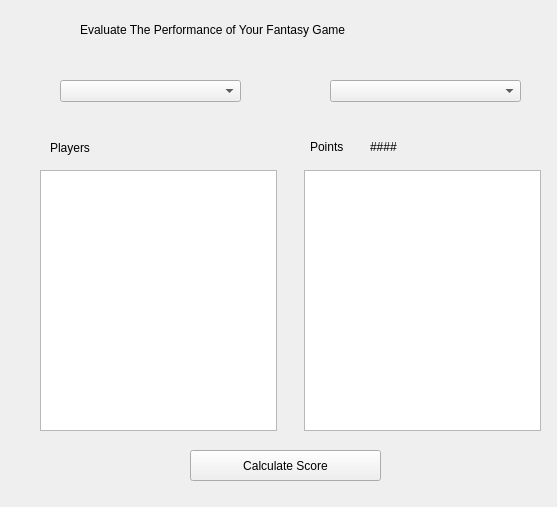
<?xml version="1.0" encoding="UTF-8"?>
<ui version="4.0">
 <class>Form</class>
 <widget class="QWidget" name="Form">
  <property name="geometry">
   <rect>
    <x>0</x>
    <y>0</y>
    <width>557</width>
    <height>507</height>
   </rect>
  </property>
  <property name="windowTitle">
   <string>Form</string>
  </property>
  <widget class="QLabel" name="label">
   <property name="geometry">
    <rect>
     <x>80</x>
     <y>20</y>
     <width>421</width>
     <height>20</height>
    </rect>
   </property>
   <property name="styleSheet">
    <string notr="true">font: 14pt &quot;MS Shell Dlg 2&quot;;</string>
   </property>
   <property name="text">
    <string>Evaluate The Performance of Your Fantasy Game</string>
   </property>
  </widget>
  <widget class="QComboBox" name="c1">
   <property name="geometry">
    <rect>
     <x>60</x>
     <y>80</y>
     <width>181</width>
     <height>22</height>
    </rect>
   </property>
  </widget>
  <widget class="QComboBox" name="c2">
   <property name="geometry">
    <rect>
     <x>330</x>
     <y>80</y>
     <width>191</width>
     <height>22</height>
    </rect>
   </property>
  </widget>
  <widget class="QWidget" name="horizontalLayoutWidget">
   <property name="geometry">
    <rect>
     <x>40</x>
     <y>170</y>
     <width>501</width>
     <height>261</height>
    </rect>
   </property>
   <layout class="QHBoxLayout" name="horizontalLayout_2">
    <item>
     <widget class="QListWidget" name="l1"/>
    </item>
    <item>
     <spacer name="horizontalSpacer">
      <property name="orientation">
       <enum>Qt::Horizontal</enum>
      </property>
      <property name="sizeHint" stdset="0">
       <size>
        <width>40</width>
        <height>20</height>
       </size>
      </property>
     </spacer>
    </item>
    <item>
     <widget class="QListWidget" name="l2"/>
    </item>
   </layout>
  </widget>
  <widget class="QLabel" name="label_2">
   <property name="geometry">
    <rect>
     <x>50</x>
     <y>140</y>
     <width>61</width>
     <height>16</height>
    </rect>
   </property>
   <property name="styleSheet">
    <string notr="true">font: 12pt &quot;MS Shell Dlg 2&quot;;</string>
   </property>
   <property name="text">
    <string>Players</string>
   </property>
  </widget>
  <widget class="QLabel" name="label_3">
   <property name="geometry">
    <rect>
     <x>310</x>
     <y>140</y>
     <width>47</width>
     <height>13</height>
    </rect>
   </property>
   <property name="styleSheet">
    <string notr="true">font: 12pt &quot;MS Shell Dlg 2&quot;;</string>
   </property>
   <property name="text">
    <string>Points</string>
   </property>
  </widget>
  <widget class="QLabel" name="points">
   <property name="geometry">
    <rect>
     <x>370</x>
     <y>140</y>
     <width>47</width>
     <height>13</height>
    </rect>
   </property>
   <property name="styleSheet">
    <string notr="true">font: 12pt &quot;MS Shell Dlg 2&quot;;</string>
   </property>
   <property name="text">
    <string>####</string>
   </property>
  </widget>
  <widget class="QPushButton" name="pushButton">
   <property name="geometry">
    <rect>
     <x>190</x>
     <y>450</y>
     <width>191</width>
     <height>31</height>
    </rect>
   </property>
   <property name="styleSheet">
    <string notr="true">font: 12pt &quot;MS Shell Dlg 2&quot;;</string>
   </property>
   <property name="text">
    <string>Calculate Score</string>
   </property>
  </widget>
 </widget>
 <resources/>
 <connections/>
</ui>
